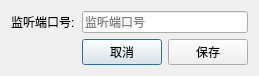
<?xml version="1.0" encoding="UTF-8"?>
<ui version="4.0">
 <class>RDCPreferencesDialog</class>
 <widget class="QDialog" name="RDCPreferencesDialog">
  <property name="geometry">
   <rect>
    <x>0</x>
    <y>0</y>
    <width>259</width>
    <height>75</height>
   </rect>
  </property>
  <property name="windowTitle">
   <string>Dialog</string>
  </property>
  <layout class="QGridLayout" name="gridLayout">
   <item row="0" column="0">
    <widget class="QLabel" name="label">
     <property name="text">
      <string>监听端口号:</string>
     </property>
    </widget>
   </item>
   <item row="0" column="1" colspan="2">
    <widget class="QLineEdit" name="listenPortLineEdit">
     <property name="placeholderText">
      <string>监听端口号</string>
     </property>
    </widget>
   </item>
   <item row="1" column="1">
    <widget class="QPushButton" name="cancelButton">
     <property name="text">
      <string>取消</string>
     </property>
    </widget>
   </item>
   <item row="1" column="2">
    <widget class="QPushButton" name="saveButton">
     <property name="text">
      <string>保存</string>
     </property>
    </widget>
   </item>
  </layout>
 </widget>
 <resources/>
 <connections/>
</ui>
